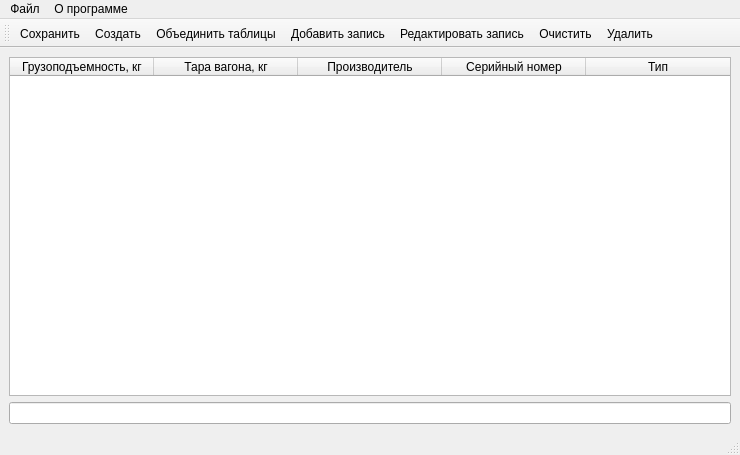
<?xml version="1.0" encoding="UTF-8"?>
<ui version="4.0">
 <class>MainWindow</class>
 <widget class="QMainWindow" name="MainWindow">
  <property name="geometry">
   <rect>
    <x>0</x>
    <y>0</y>
    <width>740</width>
    <height>455</height>
   </rect>
  </property>
  <property name="sizePolicy">
   <sizepolicy hsizetype="Expanding" vsizetype="Expanding">
    <horstretch>0</horstretch>
    <verstretch>0</verstretch>
   </sizepolicy>
  </property>
  <property name="minimumSize">
   <size>
    <width>740</width>
    <height>387</height>
   </size>
  </property>
  <property name="maximumSize">
   <size>
    <width>16777215</width>
    <height>16777215</height>
   </size>
  </property>
  <property name="windowTitle">
   <string>Ж/Д вагон</string>
  </property>
  <widget class="QWidget" name="centralwidget">
   <layout class="QVBoxLayout" name="verticalLayout">
    <item>
     <widget class="QTableWidget" name="tableWidget">
      <property name="sizePolicy">
       <sizepolicy hsizetype="Expanding" vsizetype="Expanding">
        <horstretch>0</horstretch>
        <verstretch>0</verstretch>
       </sizepolicy>
      </property>
      <property name="horizontalScrollBarPolicy">
       <enum>Qt::ScrollBarAsNeeded</enum>
      </property>
      <property name="sizeAdjustPolicy">
       <enum>QAbstractScrollArea::AdjustIgnored</enum>
      </property>
      <property name="rowCount">
       <number>0</number>
      </property>
      <attribute name="horizontalHeaderCascadingSectionResizes">
       <bool>false</bool>
      </attribute>
      <attribute name="horizontalHeaderDefaultSectionSize">
       <number>144</number>
      </attribute>
      <attribute name="horizontalHeaderStretchLastSection">
       <bool>false</bool>
      </attribute>
      <attribute name="verticalHeaderVisible">
       <bool>false</bool>
      </attribute>
      <attribute name="verticalHeaderCascadingSectionResizes">
       <bool>false</bool>
      </attribute>
      <attribute name="verticalHeaderMinimumSectionSize">
       <number>24</number>
      </attribute>
      <column>
       <property name="text">
        <string>Грузоподъемность, кг</string>
       </property>
       <property name="font">
        <font>
         <pointsize>9</pointsize>
        </font>
       </property>
      </column>
      <column>
       <property name="text">
        <string>Тара вагона, кг</string>
       </property>
      </column>
      <column>
       <property name="text">
        <string>Производитель</string>
       </property>
      </column>
      <column>
       <property name="text">
        <string>Серийный номер</string>
       </property>
      </column>
      <column>
       <property name="text">
        <string>Тип</string>
       </property>
      </column>
     </widget>
    </item>
    <item>
     <widget class="QLineEdit" name="lineEdit"/>
    </item>
   </layout>
  </widget>
  <widget class="QMenuBar" name="menubar">
   <property name="geometry">
    <rect>
     <x>0</x>
     <y>0</y>
     <width>740</width>
     <height>22</height>
    </rect>
   </property>
   <widget class="QMenu" name="menu">
    <property name="title">
     <string>Файл</string>
    </property>
    <addaction name="action_3"/>
    <addaction name="action_4"/>
    <addaction name="action_10"/>
    <addaction name="action_5"/>
    <addaction name="action_2"/>
   </widget>
   <widget class="QMenu" name="menu_2">
    <property name="title">
     <string>О программе</string>
    </property>
    <addaction name="action_11"/>
    <addaction name="action_12"/>
   </widget>
   <addaction name="menu"/>
   <addaction name="menu_2"/>
  </widget>
  <widget class="QStatusBar" name="statusbar"/>
  <widget class="QToolBar" name="toolBar">
   <property name="minimumSize">
    <size>
     <width>0</width>
     <height>0</height>
    </size>
   </property>
   <property name="windowTitle">
    <string>toolBar</string>
   </property>
   <property name="iconSize">
    <size>
     <width>41</width>
     <height>41</height>
    </size>
   </property>
   <attribute name="toolBarArea">
    <enum>TopToolBarArea</enum>
   </attribute>
   <attribute name="toolBarBreak">
    <bool>false</bool>
   </attribute>
   <addaction name="action_10"/>
   <addaction name="action_3"/>
   <addaction name="action_6"/>
   <addaction name="action_8"/>
   <addaction name="action_9"/>
   <addaction name="action"/>
   <addaction name="action_7"/>
  </widget>
  <action name="action_4">
   <property name="icon">
    <iconset resource="Res.qrc">
     <normaloff>:/res/IMG/file.png</normaloff>:/res/IMG/file.png</iconset>
   </property>
   <property name="text">
    <string>Открыть</string>
   </property>
   <property name="toolTip">
    <string>Открыть</string>
   </property>
  </action>
  <action name="action_5">
   <property name="icon">
    <iconset resource="Res.qrc">
     <normaloff>:/res/IMG/sv.png</normaloff>:/res/IMG/sv.png</iconset>
   </property>
   <property name="text">
    <string>Сохранить как</string>
   </property>
   <property name="toolTip">
    <string>Сохранить как</string>
   </property>
  </action>
  <action name="action_6">
   <property name="icon">
    <iconset resource="Res.qrc">
     <normaloff>:/res/IMG/merge.png</normaloff>:/res/IMG/merge.png</iconset>
   </property>
   <property name="text">
    <string>Объединить таблицы</string>
   </property>
  </action>
  <action name="action_7">
   <property name="icon">
    <iconset resource="Res.qrc">
     <normaloff>:/res/IMG/zxc.png</normaloff>:/res/IMG/zxc.png</iconset>
   </property>
   <property name="text">
    <string>Удалить</string>
   </property>
  </action>
  <action name="action_8">
   <property name="icon">
    <iconset resource="Res.qrc">
     <normaloff>:/res/IMG/add.png</normaloff>:/res/IMG/add.png</iconset>
   </property>
   <property name="text">
    <string>Добавить запись</string>
   </property>
  </action>
  <action name="action_9">
   <property name="icon">
    <iconset resource="Res.qrc">
     <normaloff>:/res/IMG/cha.png</normaloff>:/res/IMG/cha.png</iconset>
   </property>
   <property name="text">
    <string>Редактировать запись</string>
   </property>
  </action>
  <action name="action_10">
   <property name="icon">
    <iconset resource="Res.qrc">
     <normaloff>:/res/IMG/sv.png</normaloff>:/res/IMG/sv.png</iconset>
   </property>
   <property name="text">
    <string>Сохранить</string>
   </property>
  </action>
  <action name="action">
   <property name="icon">
    <iconset resource="Res.qrc">
     <normaloff>:/res/IMG/bin.png</normaloff>:/res/IMG/bin.png</iconset>
   </property>
   <property name="text">
    <string>Очистить</string>
   </property>
  </action>
  <action name="action_2">
   <property name="icon">
    <iconset resource="Res.qrc">
     <normaloff>:/res/IMG/exit.png</normaloff>:/res/IMG/exit.png</iconset>
   </property>
   <property name="text">
    <string>Выход</string>
   </property>
  </action>
  <action name="action_3">
   <property name="icon">
    <iconset resource="Res.qrc">
     <normaloff>:/res/IMG/save2.png</normaloff>:/res/IMG/save2.png</iconset>
   </property>
   <property name="text">
    <string>Создать</string>
   </property>
  </action>
  <action name="action_11">
   <property name="text">
    <string>Информация</string>
   </property>
  </action>
  <action name="action_12">
   <property name="text">
    <string>О программе</string>
   </property>
  </action>
 </widget>
 <resources>
  <include location="Res.qrc"/>
 </resources>
 <connections/>
</ui>
